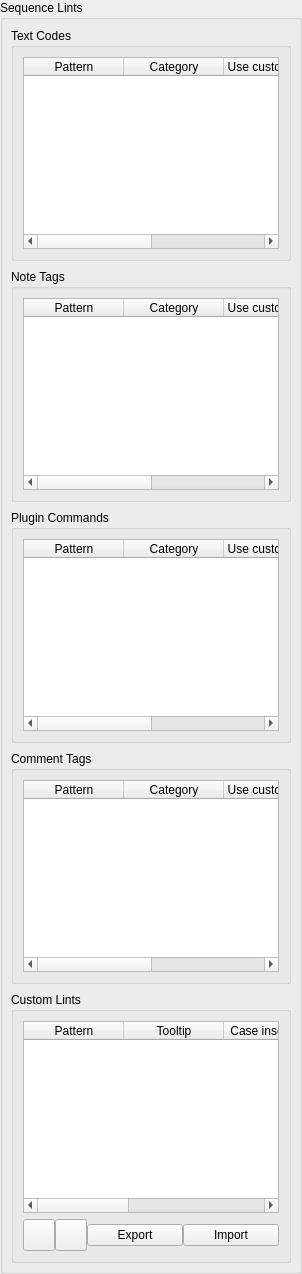
            <widget class="QGroupBox" name="groupBox_2">
             <property name="title">
              <string>Sequence Lints</string>
             </property>
             <layout class="QVBoxLayout" name="verticalLayout_21">
              <property name="spacing">
               <number>8</number>
              </property>
              <property name="leftMargin">
               <number>8</number>
              </property>
              <property name="topMargin">
               <number>8</number>
              </property>
              <property name="rightMargin">
               <number>8</number>
              </property>
              <property name="bottomMargin">
               <number>8</number>
              </property>
              <item>
               <widget class="QGroupBox" name="groupBox_4">
                <property name="title">
                 <string>Text Codes</string>
                </property>
                <property name="flat">
                 <bool>false</bool>
                </property>
                <layout class="QHBoxLayout" name="horizontalLayout_22">
                 <item>
                  <widget class="QTableWidget" name="textCodesTable">
                   <property name="autoScroll">
                    <bool>false</bool>
                   </property>
                   <property name="editTriggers">
                    <set>QAbstractItemView::EditTrigger::NoEditTriggers</set>
                   </property>
                   <property name="tabKeyNavigation">
                    <bool>false</bool>
                   </property>
                   <property name="showDropIndicator" stdset="0">
                    <bool>false</bool>
                   </property>
                   <property name="dragDropOverwriteMode">
                    <bool>false</bool>
                   </property>
                   <property name="selectionMode">
                    <enum>QAbstractItemView::SelectionMode::NoSelection</enum>
                   </property>
                   <attribute name="horizontalHeaderHighlightSections">
                    <bool>false</bool>
                   </attribute>
                   <attribute name="horizontalHeaderStretchLastSection">
                    <bool>true</bool>
                   </attribute>
                   <attribute name="verticalHeaderVisible">
                    <bool>false</bool>
                   </attribute>
                   <attribute name="verticalHeaderHighlightSections">
                    <bool>false</bool>
                   </attribute>
                   <attribute name="verticalHeaderStretchLastSection">
                    <bool>false</bool>
                   </attribute>
                   <column>
                    <property name="text">
                     <string>Pattern</string>
                    </property>
                   </column>
                   <column>
                    <property name="text">
                     <string>Category</string>
                    </property>
                   </column>
                   <column>
                    <property name="text">
                     <string>Use custom color</string>
                    </property>
                   </column>
                   <column>
                    <property name="text">
                     <string>Custom color</string>
                    </property>
                   </column>
                  </widget>
                 </item>
                </layout>
               </widget>
              </item>
              <item>
               <widget class="QGroupBox" name="groupBox_8">
                <property name="title">
                 <string>Note Tags</string>
                </property>
                <layout class="QVBoxLayout" name="verticalLayout_24">
                 <item>
                  <widget class="QTableWidget" name="noteTagsTable">
                   <property name="autoScroll">
                    <bool>false</bool>
                   </property>
                   <property name="editTriggers">
                    <set>QAbstractItemView::EditTrigger::NoEditTriggers</set>
                   </property>
                   <property name="tabKeyNavigation">
                    <bool>false</bool>
                   </property>
                   <property name="showDropIndicator" stdset="0">
                    <bool>false</bool>
                   </property>
                   <property name="dragDropOverwriteMode">
                    <bool>false</bool>
                   </property>
                   <property name="selectionMode">
                    <enum>QAbstractItemView::SelectionMode::NoSelection</enum>
                   </property>
                   <attribute name="horizontalHeaderHighlightSections">
                    <bool>false</bool>
                   </attribute>
                   <attribute name="horizontalHeaderStretchLastSection">
                    <bool>true</bool>
                   </attribute>
                   <attribute name="verticalHeaderVisible">
                    <bool>false</bool>
                   </attribute>
                   <attribute name="verticalHeaderHighlightSections">
                    <bool>false</bool>
                   </attribute>
                   <attribute name="verticalHeaderStretchLastSection">
                    <bool>false</bool>
                   </attribute>
                   <column>
                    <property name="text">
                     <string>Pattern</string>
                    </property>
                   </column>
                   <column>
                    <property name="text">
                     <string>Category</string>
                    </property>
                   </column>
                   <column>
                    <property name="text">
                     <string>Use custom color</string>
                    </property>
                   </column>
                   <column>
                    <property name="text">
                     <string>Custom color</string>
                    </property>
                   </column>
                  </widget>
                 </item>
                </layout>
               </widget>
              </item>
              <item>
               <widget class="QGroupBox" name="groupBox_9">
                <property name="title">
                 <string>Plugin Commands</string>
                </property>
                <layout class="QVBoxLayout" name="verticalLayout_23">
                 <item>
                  <widget class="QTableWidget" name="pluginCommandsTable">
                   <property name="autoScroll">
                    <bool>false</bool>
                   </property>
                   <property name="editTriggers">
                    <set>QAbstractItemView::EditTrigger::NoEditTriggers</set>
                   </property>
                   <property name="tabKeyNavigation">
                    <bool>false</bool>
                   </property>
                   <property name="showDropIndicator" stdset="0">
                    <bool>false</bool>
                   </property>
                   <property name="dragDropOverwriteMode">
                    <bool>false</bool>
                   </property>
                   <property name="selectionMode">
                    <enum>QAbstractItemView::SelectionMode::NoSelection</enum>
                   </property>
                   <attribute name="horizontalHeaderHighlightSections">
                    <bool>false</bool>
                   </attribute>
                   <attribute name="horizontalHeaderStretchLastSection">
                    <bool>true</bool>
                   </attribute>
                   <attribute name="verticalHeaderVisible">
                    <bool>false</bool>
                   </attribute>
                   <attribute name="verticalHeaderHighlightSections">
                    <bool>false</bool>
                   </attribute>
                   <attribute name="verticalHeaderStretchLastSection">
                    <bool>false</bool>
                   </attribute>
                   <column>
                    <property name="text">
                     <string>Pattern</string>
                    </property>
                   </column>
                   <column>
                    <property name="text">
                     <string>Category</string>
                    </property>
                   </column>
                   <column>
                    <property name="text">
                     <string>Use custom color</string>
                    </property>
                   </column>
                   <column>
                    <property name="text">
                     <string>Custom color</string>
                    </property>
                   </column>
                  </widget>
                 </item>
                </layout>
               </widget>
              </item>
              <item>
               <widget class="QGroupBox" name="groupBox_10">
                <property name="title">
                 <string>Comment Tags</string>
                </property>
                <layout class="QVBoxLayout" name="verticalLayout_26">
                 <item>
                  <widget class="QTableWidget" name="commentTagsTable">
                   <property name="autoScroll">
                    <bool>false</bool>
                   </property>
                   <property name="editTriggers">
                    <set>QAbstractItemView::EditTrigger::NoEditTriggers</set>
                   </property>
                   <property name="tabKeyNavigation">
                    <bool>false</bool>
                   </property>
                   <property name="showDropIndicator" stdset="0">
                    <bool>false</bool>
                   </property>
                   <property name="dragDropOverwriteMode">
                    <bool>false</bool>
                   </property>
                   <property name="selectionMode">
                    <enum>QAbstractItemView::SelectionMode::NoSelection</enum>
                   </property>
                   <attribute name="horizontalHeaderHighlightSections">
                    <bool>false</bool>
                   </attribute>
                   <attribute name="horizontalHeaderStretchLastSection">
                    <bool>true</bool>
                   </attribute>
                   <attribute name="verticalHeaderVisible">
                    <bool>false</bool>
                   </attribute>
                   <attribute name="verticalHeaderHighlightSections">
                    <bool>false</bool>
                   </attribute>
                   <attribute name="verticalHeaderStretchLastSection">
                    <bool>false</bool>
                   </attribute>
                   <column>
                    <property name="text">
                     <string>Pattern</string>
                    </property>
                   </column>
                   <column>
                    <property name="text">
                     <string>Category</string>
                    </property>
                   </column>
                   <column>
                    <property name="text">
                     <string>Use custom color</string>
                    </property>
                   </column>
                   <column>
                    <property name="text">
                     <string>Custom color</string>
                    </property>
                   </column>
                  </widget>
                 </item>
                </layout>
               </widget>
              </item>
              <item>
               <widget class="QGroupBox" name="groupBox_7">
                <property name="title">
                 <string>Custom Lints</string>
                </property>
                <layout class="QVBoxLayout" name="verticalLayout_25">
                 <item>
                  <widget class="QTableWidget" name="customLintsTable">
                   <property name="autoScroll">
                    <bool>false</bool>
                   </property>
                   <property name="editTriggers">
                    <set>QAbstractItemView::EditTrigger::DoubleClicked|QAbstractItemView::EditTrigger::EditKeyPressed</set>
                   </property>
                   <property name="tabKeyNavigation">
                    <bool>false</bool>
                   </property>
                   <property name="showDropIndicator" stdset="0">
                    <bool>false</bool>
                   </property>
                   <property name="dragDropOverwriteMode">
                    <bool>false</bool>
                   </property>
                   <property name="selectionMode">
                    <enum>QAbstractItemView::SelectionMode::SingleSelection</enum>
                   </property>
                   <property name="selectionBehavior">
                    <enum>QAbstractItemView::SelectionBehavior::SelectRows</enum>
                   </property>
                   <attribute name="horizontalHeaderHighlightSections">
                    <bool>false</bool>
                   </attribute>
                   <attribute name="horizontalHeaderStretchLastSection">
                    <bool>true</bool>
                   </attribute>
                   <attribute name="verticalHeaderVisible">
                    <bool>false</bool>
                   </attribute>
                   <attribute name="verticalHeaderHighlightSections">
                    <bool>false</bool>
                   </attribute>
                   <attribute name="verticalHeaderStretchLastSection">
                    <bool>false</bool>
                   </attribute>
                   <column>
                    <property name="text">
                     <string>Pattern</string>
                    </property>
                   </column>
                   <column>
                    <property name="text">
                     <string>Tooltip</string>
                    </property>
                   </column>
                   <column>
                    <property name="text">
                     <string>Case insensitive</string>
                    </property>
                   </column>
                   <column>
                    <property name="text">
                     <string>Use custom color</string>
                    </property>
                   </column>
                   <column>
                    <property name="text">
                     <string>Custom color</string>
                    </property>
                   </column>
                  </widget>
                 </item>
                 <item>
                  <widget class="QWidget" name="widget_10" native="true">
                   <layout class="QHBoxLayout" name="horizontalLayout_21">
                    <property name="spacing">
                     <number>0</number>
                    </property>
                    <property name="leftMargin">
                     <number>0</number>
                    </property>
                    <property name="topMargin">
                     <number>0</number>
                    </property>
                    <property name="rightMargin">
                     <number>0</number>
                    </property>
                    <property name="bottomMargin">
                     <number>0</number>
                    </property>
                    <item>
                     <widget class="QPushButton" name="addLintButton">
                      <property name="minimumSize">
                       <size>
                        <width>32</width>
                        <height>32</height>
                       </size>
                      </property>
                      <property name="maximumSize">
                       <size>
                        <width>32</width>
                        <height>32</height>
                       </size>
                      </property>
                      <property name="text">
                       <string/>
                      </property>
                      <property name="icon">
                       <iconset resource="../../resources.qrc">
                        <normaloff>:/icons/add.svg</normaloff>:/icons/add.svg</iconset>
                      </property>
                      <property name="iconSize">
                       <size>
                        <width>20</width>
                        <height>20</height>
                       </size>
                      </property>
                     </widget>
                    </item>
                    <item>
                     <widget class="QPushButton" name="removeLintButton">
                      <property name="maximumSize">
                       <size>
                        <width>32</width>
                        <height>32</height>
                       </size>
                      </property>
                      <property name="text">
                       <string/>
                      </property>
                      <property name="icon">
                       <iconset resource="../../resources.qrc">
                        <normaloff>:/icons/close.svg</normaloff>:/icons/close.svg</iconset>
                      </property>
                      <property name="iconSize">
                       <size>
                        <width>20</width>
                        <height>20</height>
                       </size>
                      </property>
                     </widget>
                    </item>
                    <item>
                     <widget class="QPushButton" name="exportLintsButton">
                      <property name="text">
                       <string>Export</string>
                      </property>
                     </widget>
                    </item>
                    <item>
                     <widget class="QPushButton" name="importLintsButton">
                      <property name="text">
                       <string>Import</string>
                      </property>
                     </widget>
                    </item>
                   </layout>
                  </widget>
                 </item>
                </layout>
               </widget>
              </item>
             </layout>
            </widget>
